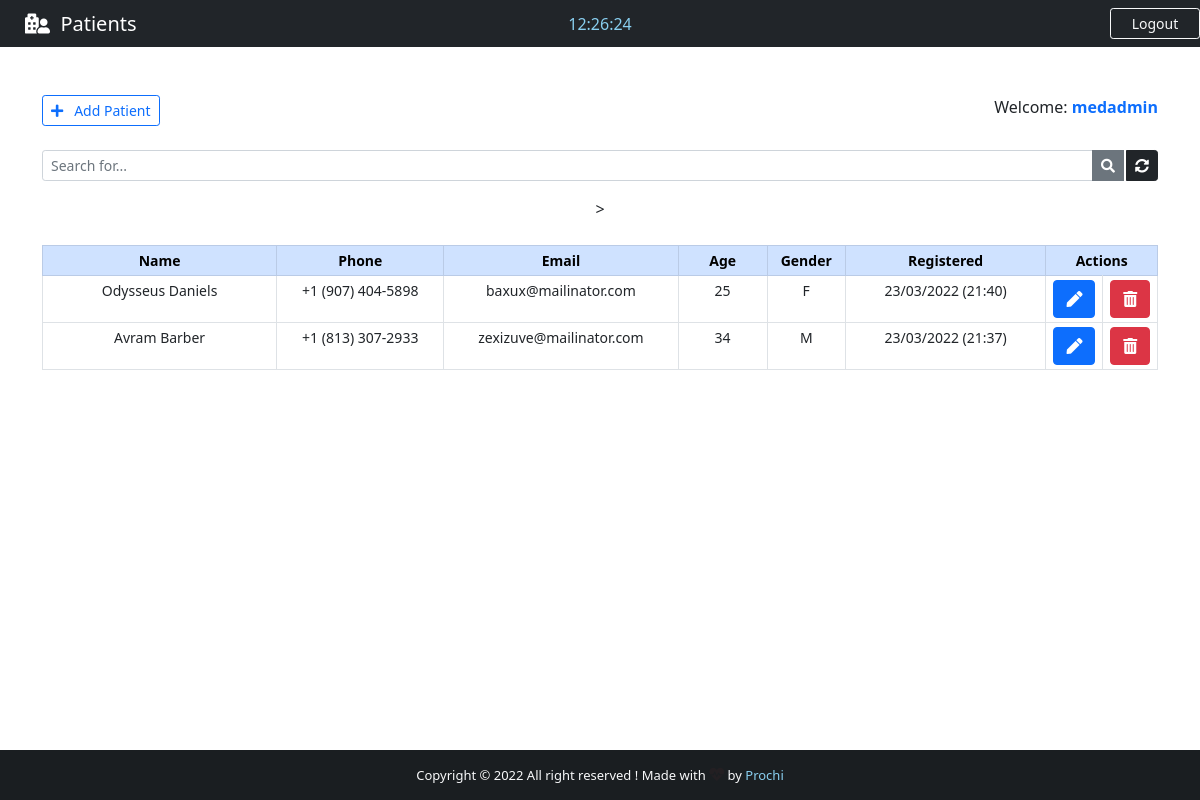
The app's page /backend/ (signed in) with its own data.
### base/models.py (models this page shows, shortened)
class Patient(models.Model):
    GENDER = (
        ('M', 'M'),
        ('F', 'F')
    )
    id = models.IntegerField(primary_key=True)
    name = models.CharField(max_length=40)
    phone = models.CharField(max_length=20)
    email = models.CharField(max_length=40)
    age = models.CharField(max_length=3)
    gender = models.CharField(max_length=1, null=True, choices=GENDER)
    note = models.TextField(blank=True)
    created_at = models.DateTimeField(auto_now_add=True)

### base/views.py (the view)
# urls.py: path('backend/', views.backend, name="backend"),
@cache_control(no_cache=True, must_revalidate=True, no_store=True)
@login_required(login_url='login')
def backend(request):
    if 'q' in request.GET:
        q = request.GET['q']
        all_patient_list = Patient.objects.filter(
            Q(name__icontains=q) | Q(phone__icontains=q) | Q(email__icontains=q) | Q(age__icontains=q) | Q(gender__icontains=q) | Q(note__icontains=q)
        ).order_by('-created_at')
    else:
        all_patient_list = Patient.objects.all().order_by('-created_at')
    paginator = Paginator(all_patient_list, 5)
    page = request.GET.get('page')
    all_patient = paginator.get_page(page)
    return render(request, "base/backend.html", {"patients":all_patient})

### base/templates/base/backend.html (shortened to what this page needs)
{% extends 'main.html' %}
{% block nav-content %}
<i class="fas fa-hospital-user"></i>&nbsp;&nbsp;Patients
{% endblock nav-content %}
{% block time %}
<div class="col-sm">
    <center>
        <span id="clock" style="color: #89cff0;"></span>
    </center>
</div>
{% endblock time %}
{% block btn-nav %}
<a href="{% url 'logout' %}" class="btn btn-outline-danger btn-sm border-light text-light" id="btn-nav">Logout</a>
{% endblock btn-nav %}
{% block footer %} style="color: #89cff0; text-decoration: none;"{% endblock footer %}
{% block content %}
<div class="container">
    <br><br>
    <div class="d-flex justify-content-between">
        <a href="{% url 'add_patient' %}" class="btn btn-outline-primary btn-sm">
            <i class="fas fa-plus"></i>&nbsp;&nbsp; Add Patient
        </a>
        <span>
            Welcome: <strong><span class="text-primary">{{ user.get_username }}</span></strong>
        </span>
    </div>
    <form action="" method="GET">
        <div class="input-group input-group-sm mb-3 mt-4">
            <input type="text" name="q" class="form-control" placeholder="Search for..." value="{{ request.GET.q }}">
            <button class="btn btn-secondary"><i class="fas fa-search"></i></button>
            <a href="{% url 'backend' %}" class="btn btn-dark" style="margin-left: 2px;"><i
                    class="fas fa-sync-alt"></i></a>
        </div>
    </form>
    <center>
        <table class="table table-bordered table-sm mt-4" style="text-align: center; font-size: 14px;">
            <thead class="table-primary">
                <tr>
                    <th style="width: 21%">Name</th>
                    <th style="width: 15%">Phone</th>
                    <th style="width: 21%">Email</th>
                    <th style="width: 8%">Age</th>
                    <th style="width: 7%">Gender</th>
                    <th style="width: 18%">Registered</th>
                    <th style="width: 10%" colspan="2" >Actions</th>
                </tr>
            </thead>
            {% for patient in patients %}
            <tr id="chk_td">
                <td>{{ patient.name }}</td>
                <td>{{ patient.phone }}</td>
                <td>{{ patient.email }}</td>
                <td>{{ patient.age }}</td>
                <td>{{ patient.gender }}</td>
                <td>{{ patient.created_at | date:'d/m/Y (H:i)' }}</td>
                <td>
                    <a href="/patient/{{ patient.id }}" class="btn btn-primary" title="Edit patient">
                        <li class="fas fa-pen"></li>
                    </a>
                </td>
                <td>
                    <a href="/delete_patient/{{ patient.id }}" class="btn btn-danger" title="Delete patient">
                        <li class="fas fa-trash-alt"></li>
                    </a>
                </td>
            </tr>
            {% endfor %}
        </table>
    </center>
</div>
{% endblock content %}

### static/css/style.css (style rules this page uses)
html,body { height:100%; margin: 0; max-width: 100%; overflow: hidden; }
#btn-nav { width: 90px; float: right; margin-left: 25px; }

### records on screen
Patient: name "Odysseus Daniels", phone "+1 (907) 404-5898", email "baxux@mailinator.com", age "25", gender "F", created_at "23/03/2022 (21:40)"
Patient: name "Avram Barber", phone "+1 (813) 307-2933", email "zexizuve@mailinator.com", age "34", gender "M", created_at "23/03/2022 (21:37)"

### other values on screen
{{ user.get_username }} "medadmin"
